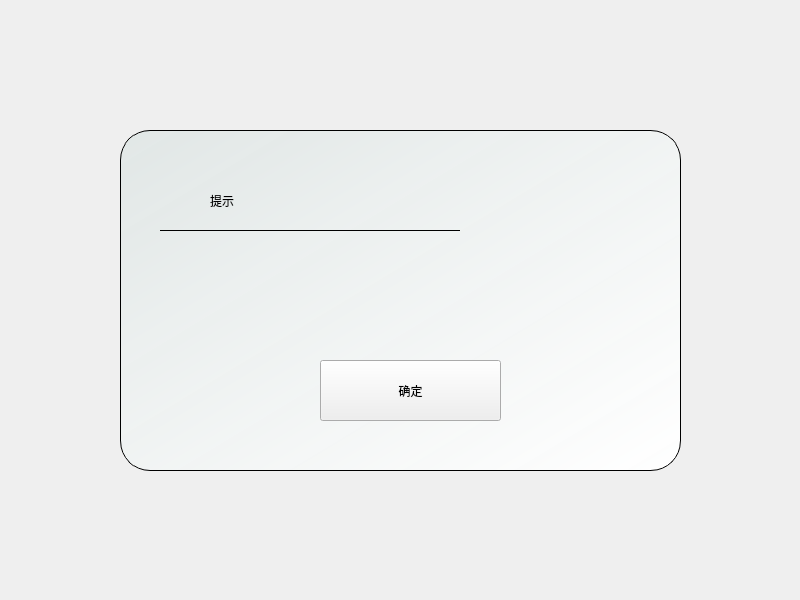
<?xml version="1.0" encoding="UTF-8"?>
<ui version="4.0">
 <class>Widget_Tips</class>
 <widget class="QWidget" name="Widget_Tips">
  <property name="geometry">
   <rect>
    <x>0</x>
    <y>0</y>
    <width>800</width>
    <height>600</height>
   </rect>
  </property>
  <property name="windowTitle">
   <string>Form</string>
  </property>
  <widget class="QWidget" name="Widget_Main" native="true">
   <property name="geometry">
    <rect>
     <x>120</x>
     <y>130</y>
     <width>561</width>
     <height>341</height>
    </rect>
   </property>
   <property name="styleSheet">
    <string notr="true">QWidget#Widget_Main{
	border: 1px solid black;
	border-radius: 30px;
	background-color: qlineargradient(spread:pad, x1:0, y1:0, x2:1, y2:1, stop:0 rgba(225, 231, 230, 245), stop:1 rgba(255, 255, 255, 255));
}</string>
   </property>
   <widget class="QLabel" name="lbl_title">
    <property name="geometry">
     <rect>
      <x>90</x>
      <y>40</y>
      <width>381</width>
      <height>61</height>
     </rect>
    </property>
    <property name="text">
     <string>提示</string>
    </property>
    <property name="alignment">
     <set>Qt::AlignLeading|Qt::AlignLeft|Qt::AlignVCenter</set>
    </property>
   </widget>
   <widget class="QLabel" name="lbl_text">
    <property name="geometry">
     <rect>
      <x>60</x>
      <y>110</y>
      <width>441</width>
      <height>91</height>
     </rect>
    </property>
    <property name="text">
     <string/>
    </property>
    <property name="alignment">
     <set>Qt::AlignCenter</set>
    </property>
    <property name="wordWrap">
     <bool>true</bool>
    </property>
   </widget>
   <widget class="QPushButton" name="btn_close">
    <property name="geometry">
     <rect>
      <x>200</x>
      <y>230</y>
      <width>181</width>
      <height>61</height>
     </rect>
    </property>
    <property name="text">
     <string>确定</string>
    </property>
   </widget>
   <widget class="QLabel" name="HLINE">
    <property name="geometry">
     <rect>
      <x>40</x>
      <y>100</y>
      <width>300</width>
      <height>1</height>
     </rect>
    </property>
    <property name="styleSheet">
     <string notr="true">border:1px solid black;</string>
    </property>
    <property name="frameShape">
     <enum>QFrame::NoFrame</enum>
    </property>
    <property name="text">
     <string/>
    </property>
   </widget>
  </widget>
 </widget>
 <resources/>
 <connections/>
</ui>
